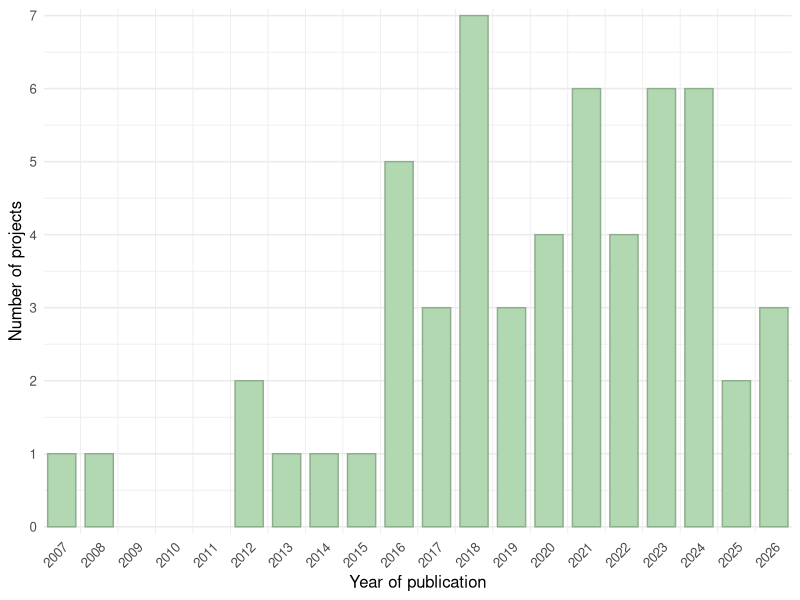
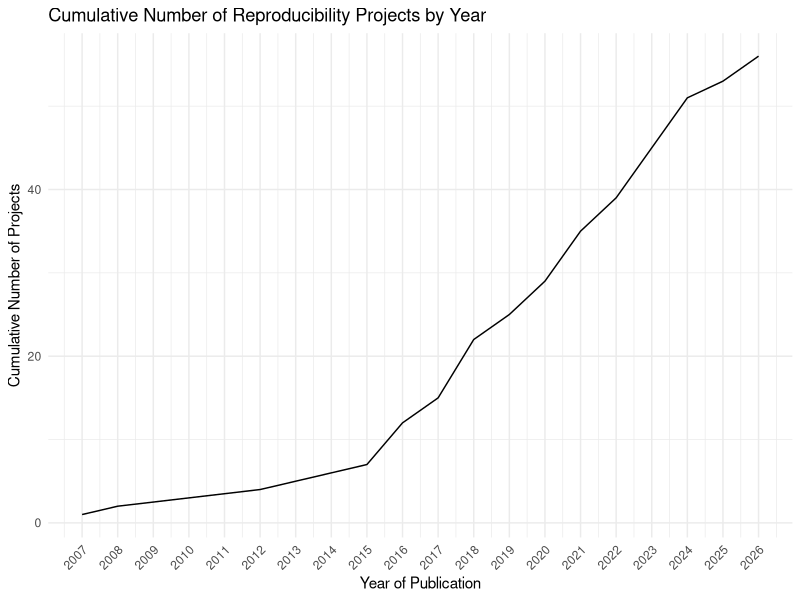

Reproduce these figures in R, in order.
library(tidyverse)
library(here)

rps <- read.csv("repro_efforts/Reproducibility_Efforts.csv")

rps_count <- rps %>% count(Publication.Year) 
rps_count %>%
  ggplot(aes(x = Publication.Year, y = n)) +
  geom_col(color = "#8EAC8E", fill = "#B2D8B2", width = 0.75) +
  labs(x = "Year of publication",
       y = "Number of projects") +
  scale_x_continuous(breaks = seq(
    min(rps$Publication.Year, na.rm = TRUE), 
    max(rps$Publication.Year, na.rm = TRUE), by = 1),
    expand = c(0, .1)) +
  scale_y_continuous(breaks = seq(0, max(rps_count$n), by = 1),
                     expand = c(0, .1)) +
  theme_minimal(base_size = 12) + 
  theme(axis.text.x = element_text(angle = 45, hjust = 1),
        panel.grid.major.x = element_blank()) 


rps %>% count(Publication.Year) %>%
  mutate(cumsum = cumsum(n)) %>%
  ggplot(aes(x = Publication.Year, y = cumsum)) +
  geom_line() +
  labs(title = "Cumulative Number of Reproducibility Projects by Year",
       x = "Year of Publication",
       y = "Cumulative Number of Projects") +  
  scale_x_continuous(breaks = seq(min(rps$Publication.Year, na.rm = TRUE), 
                                  max(rps$Publication.Year, na.rm = TRUE),
                                  by = 1)) +
  theme_minimal() + 
  theme(axis.text.x = element_text(angle = 45, hjust = 1)) 
